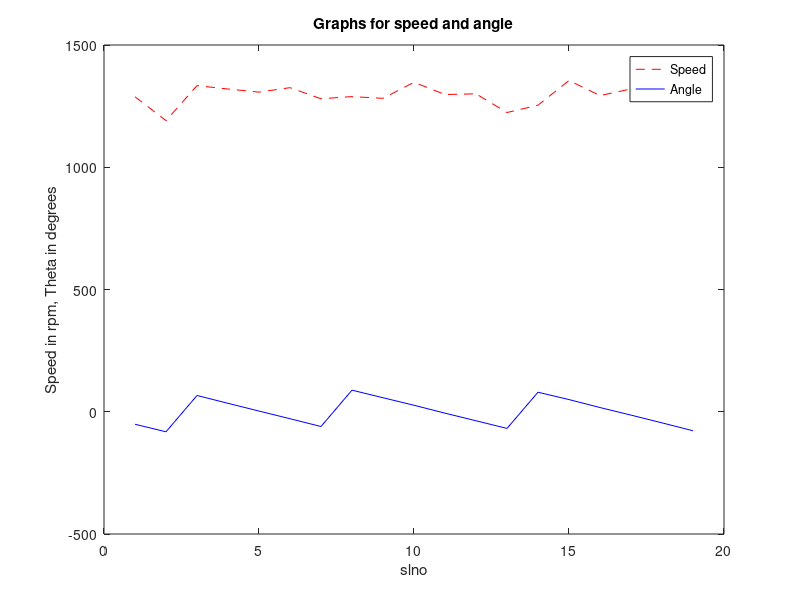

Write the MATLAB code that produced this figure.
%% Constants
C = [486 ;638];
fps = 250;
n=20;
p1 =2.5;
p2 = 1.85;
p3=1.1;
slno = [1:(n-2)];

%% Initializing x-coordinate vector, y-coordinate vector, theta vector and omega vector
x = [654;523;381;268;225;256;355;494;629;724;753;699;586;439;316;235;229;301;430;572];
y = [430;375;396;488;625;763;868;902;861;757;611;478;389;375;437;560;701;826;896;892];
theta=zeros((n-1),1);
omega= zeros((n-2),1);

%% Computation of theta vector 
for i =1:1:(n-1)
    theta(i)= (180/pi)*(atan((y(i)-C(2))/(x(i)-C(1))));
    disp(['The value of angle in degrees is : ', num2str(theta(i))]);
end

%% Computation of omega vector
for i = 1:(n-2)
    if (theta(i) > theta(i+1))
        omega(i)=abs((60/(2*pi))*(((pi/180)*(theta(i+1)-theta(i)))/(1/fps)));
    else 
        if (abs(theta(i+1) + theta(i)) < 15)
            omega(i)=p1*(abs((60/(2*pi))*(((pi/180)*(theta(i+1)+theta(i)))/(1/fps))));
        elseif(abs(theta(i+1) + theta(i)) < 20 && abs(theta(i+1) + theta(i)) > 15)
            omega(i)=p2*(abs((60/(2*pi))*(((pi/180)*(theta(i+1)+theta(i)))/(1/fps))));
        else
            omega(i)=p3*(abs((60/(2*pi))*(((pi/180)*(theta(i+1)+theta(i)))/(1/fps))));
        end
    end

    disp(['The value of speed in rpm is : ',num2str(omega(i))]); 
end

%% Plot of omega vs slno and theta vs slno
plot(slno,omega,'--r');
xlabel('slno');
ylabel('Speed in rpm, Theta in degrees');
title('Graphs for speed and angle');
hold on
slno=[1:(n-1)];
plot(slno,theta,'-b');
legend('Speed','Angle');
shg

%% Calculation of average speed
avgSpeed = sum(omega)/(n-2);

%% Calculation of error
err = abs(omega-avgSpeed);

%% Calculation of mean & standard deviation of error
meanErr = sum(err)/(n-2);
VarianceErr = ((sum((err).^2))/(n-2)) -meanErr^2  ;
stndDevitnErr = sqrt(VarianceErr);

%% Display results

% disp(theta)
% disp(omega)
disp(avgSpeed);
disp(meanErr);
disp(stndDevitnErr);

